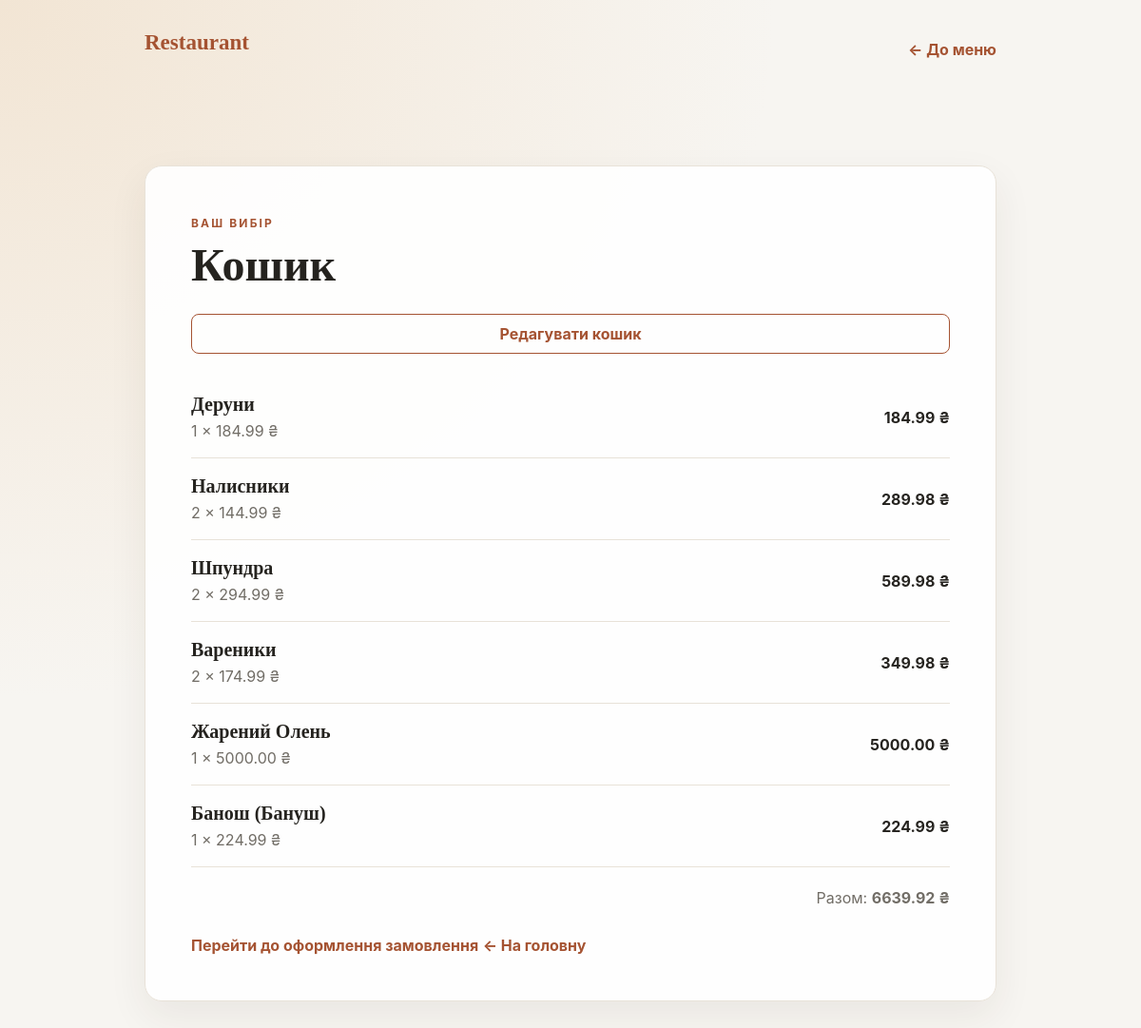
Screenshot of /order/ (signed in) with the database file from the repository.
### restaurant_all/models.py (models this page shows, shortened)
class CartItem(models.Model):
    user = models.ForeignKey(
        settings.AUTH_USER_MODEL,
        on_delete=models.CASCADE,
        related_name="cart_items",
    )
    dish = models.ForeignKey(Dish, on_delete=models.CASCADE)
    quantity = models.PositiveIntegerField(default=1)
    class Meta:
        constraints = [
            models.UniqueConstraint(
                fields=("user", "dish"),
                name="unique_user_cart_dish",
            ),
        ]

class Dish(models.Model):
    class Category(models.TextChoices):
        SALADS = "salads", "Салати"
        MAIN = "main", "Основні страви"
        DESSERTS = "desserts", "Десерти"
        DRINKS = "drinks", "Напої"
    name = models.CharField(max_length=100)
    description = models.TextField()
    price = models.DecimalField(max_digits=6, decimal_places=2)
    image = models.ImageField(upload_to='dish_images/', blank=True, null=True)
    is_available = models.BooleanField("Є в наявності", default=True)
    category = models.CharField(
        "Категорія",
        max_length=16,
        choices=Category.choices,
        default=Category.MAIN,
    )

### restaurant_all/views.py (the view)
# urls.py: path('order/', views.order_page, name='order'),
@login_required
def order_page(request):
    _migrate_session_cart(request)
    cart_items = []
    total = 0
    for cart_item in CartItem.objects.filter(user=request.user).select_related("dish"):
        line_total = cart_item.dish.price * cart_item.quantity
        cart_items.append(
            {
                "cart_item": cart_item,
                "dish": cart_item.dish,
                "quantity": cart_item.quantity,
                "line_total": line_total,
            }
        )
        total += line_total
    return render(
        request,
        "order.html",
        {"cart_items": cart_items, "cart_total": total},
    )

### restaurant_all/views.py (called while the page is built, shortened)
def _migrate_session_cart(request):
    legacy_cart = request.session.get("cart")
    if not isinstance(legacy_cart, dict):
        return

### restaurant_all/templates/order.html (shortened to what this page needs)
{% load static %}
<!DOCTYPE html>
<html lang="uk">
<head>
    <link rel="stylesheet" href="{% static 'restaurant_all/style.css' %}?v=2">
</head>
<body class="home-page">
    <main class="destination-page">
        <header class="home-header">
            <a class="brand" href="{% url 'home' %}">Restaurant</a>
            <a class="back-home" href="{% url 'menu' %}">← До меню</a>
        </header>
        <section class="destination-card">
            <span class="eyebrow">Ваш вибір</span>
            <h1>Кошик</h1>
            {% if cart_items %}
                <button
                    class="cart-edit-toggle"
                    id="cart-edit-toggle"
                    type="button"
                    aria-expanded="false"
                    aria-controls="cart-items"
                >
                    Редагувати кошик
                </button>
                <div class="cart-items">
                    {% for item in cart_items %}
                        <article class="cart-item">
                            <div>
                                <h2>{{ item.dish.name }}</h2>
                                <p>
                                    <span data-item-quantity>{{ item.quantity }}</span>
                                    × {{ item.dish.price }} ₴
                                </p>
                            </div>
                            <div class="cart-item-end">
                                <strong><span data-line-total>{{ item.line_total }}</span> ₴</strong>
                            </div>
                        </article>
                    {% endfor %}
                </div>
                <p class="cart-total">Разом: <strong><span id="cart-total">{{ cart_total }}</span> ₴</strong></p>
                <a class="checkout-button" href="{% url 'create_order' %}">Перейти до оформлення замовлення</a>
            {% else %}
                <p>Кошик поки порожній. Перейдіть до меню та додайте страви.</p>
            {% endif %}
            <a class="back-home" href="{% url 'home' %}">← На головну</a>
        </section>
    </main>
</body>
</html>

### restaurant_all/static/restaurant_all/style.css (style rules this page uses)
:root { color-scheme: light; font-family: Inter, "Segoe UI", sans-serif; color: #25231f; background: #f7f5f1; }
* { box-sizing: border-box; }
body { min-height: 100vh; margin: 0; display: grid; place-items: center; padding: 32px 18px; background: radial-gradient(ellipse at top left, #f2e5d4, transparent 48%), #f7f5f1; }
main { width: min(960px, 100%); }
.eyebrow { color: #a55332; font-size: 12px; font-weight: 700; letter-spacing: .18em; text-transform: uppercase; }
h1 { margin: 8px 0; font-family: Georgia, serif; font-size: clamp(32px, 6vw, 48px); }
h2 { margin: 0 0 6px; font-family: Georgia, serif; font-size: 25px; }
button { width: 100%; margin-top: 22px; padding: 13px; border: 0; border-radius: 9px; background: #a55332; color: #fff; font: inherit; font-weight: 700; cursor: pointer; }
.home-page { display: block; padding: 0; }
.home-header { display: flex; align-items: center; justify-content: space-between; gap: 20px; }
.brand { color: #a55332; font-family: Georgia, serif; font-size: 23px; font-weight: 700; text-decoration: none; }
.destination-page { width: min(960px, 100%); min-height: 100vh; margin: 0 auto; padding: 28px 32px; }
.destination-card { margin-top: clamp(72px, 14vh, 142px); padding: clamp(24px, 5vw, 48px); border: 1px solid #e8e2d8; border-radius: 18px; background: rgba(255, 255, 255, .92); box-shadow: 0 16px 42px rgba(59, 43, 28, .07); }
.cart-items { margin-top: 24px; }
.cart-item { display: flex; align-items: center; justify-content: space-between; gap: 20px; padding: 18px 0; border-bottom: 1px solid #e8e2d8; }
.cart-item h2 { margin: 0; font-size: 20px; }
.cart-item p { margin: 6px 0 0; }
.cart-edit-toggle { margin-top: 16px; padding: 10px 14px; border: 1px solid #a55332; border-radius: 8px; background: transparent; color: #a55332; font-weight: 650; cursor: pointer; }
.cart-item-end { display: flex; align-items: center; flex-direction: column; gap: 10px; }
.cart-total { margin-top: 22px; text-align: right; }
.destination-card .checkout-button, .destination-card .checkout-button:visited { display: inline-block; margin-top: 8px; color: #a55332; font-weight: 650; text-decoration: none; }
.destination-card p { color: #716d66; }
.back-home { display: inline-block; margin-top: 14px; color: #a55332; font-weight: 650; text-decoration: none; }

### rows the page displays
CartItem: dish.name "Деруни", quantity "1", dish.price "184.99", line_total "184.99"
CartItem: dish.name "Налисники", quantity "2", dish.price "144.99", line_total "289.98"
CartItem: dish.name "Шпундра", quantity "2", dish.price "294.99", line_total "589.98"
CartItem: dish.name "Вареники", quantity "2", dish.price "174.99", line_total "349.98"
CartItem: dish.name "Жарений Олень", quantity "1", dish.price "5000.00", line_total "5000.00"
CartItem: dish.name "Банош (Бануш)", quantity "1", dish.price "224.99", line_total "224.99"

### other values shown
{{ cart_total }} "6639.92"
